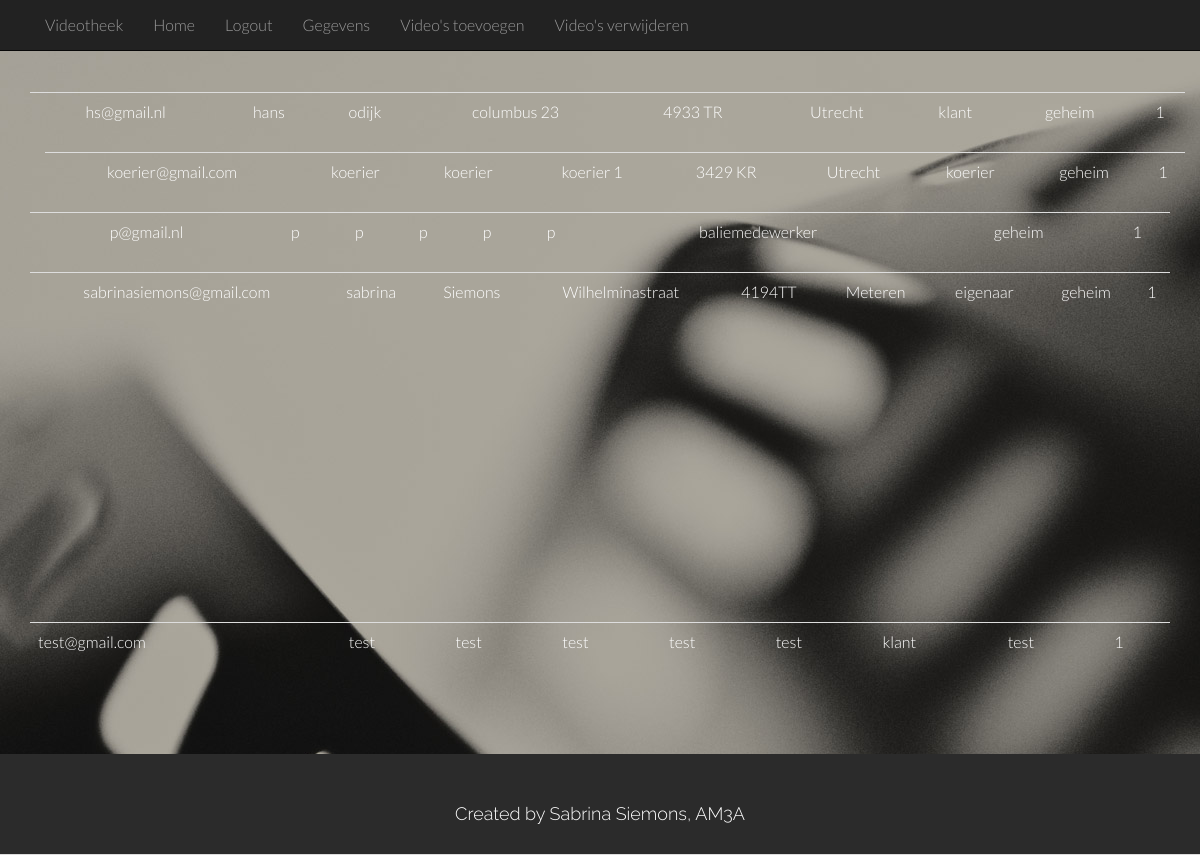
/Videotheek/index.php?content=eigenaarHomepage (signed in), run on the app's committed database.
### tables this page shows
CREATE TABLE IF NOT EXISTS `gebruiker` (
  `emailadres` varchar(45) NOT NULL,
  `naam` varchar(45) NOT NULL,
  `achternaam` varchar(45) NOT NULL,
  `adres` varchar(45) NOT NULL,
  `postcode` varchar(45) NOT NULL,
  `woonplaats` varchar(45) NOT NULL,
  `geactiveerd` tinyint(1) NOT NULL,
  `rol` varchar(45) NOT NULL,
  `wachtwoord` varchar(45) NOT NULL,
  PRIMARY KEY (`emailadres`),
  KEY `fk_gebruiker_rol_idx` (`rol`)
);

### Videotheek/classes/MySqlDatabaseClass.php (called while the page is built, shortened)
<?php
	class MySqlDatabaseClass
	{
		private $db_connection;
		public function __construct()
		{
			$this->db_connection = mysqli_connect(SERVERNAME, USERNAME, PASSWORD, DATABASENAME);
		}
		public function fire_query($query)
		{
			$result = mysqli_query($this->db_connection, $query);
			return $result;
		}
	}
	$database = new MySqlDatabaseClass();
?>

### Videotheek/classes/LoginClass.php (called while the page is built, shortened)
<?php
	require_once("MySqlDatabaseClass.php");
	require_once("MailingClass.php");
	class LoginClass
	{
		private $emailadres;
		private $wachtwoord;
		private $rol;
		private $geactiveerd;
        private $naam;
        private $achternaam;
        private $adres;
        private $postcode;
        private $woonplaats;
		public function getEmailadres() { return $this->emailadres;}
		public function getWachtwoord() { return $this->wachtwoord; }
		public function getRol() { return $this->rol; }
		public function getGeactiveerd() { return $this->geactiveerd;}
        public function getNaam() { return $this->naam; }
        public function getAchternaam() { return $this->achternaam; }
        public function getAdres() { return $this->adres; }
        public function getPostcode() { return $this->postcode; }
        public function getWoonplaats() { return $this->woonplaats; }
		public static function find_by_sql($query)
		{
			global $database;
			$result = $database->fire_query($query);
			$object_array = array();
			while ( $row  = mysqli_fetch_array($result))
			{
				$object = new LoginClass();
				$object->emailadres			= $row['emailadres'];
				$object->wachtwoord		= $row['wachtwoord'];
				$object->rol		= $row['rol'];
				$object->geactiveerd		= $row['geactiveerd'];
                $object->naam = $row['naam'];
                $object->achternaam = $row['achternaam'];
                $object->adres = $row['adres'];
                $object->postcode = $row['postcode'];
                $object->woonplaats = $row['woonplaats'];
                $object->emailadres = $row['emailadres'];
				$object_array[] = $object;
			}
			return $object_array;
		}
	}
?>

### Videotheek/eigenaarHomepage.php (the view, shortened to what this page needs)
<div id="headerwrap" id="home" name="home">
			<header class="clearfix">
           <?php
    require_once("./classes/LoginClass.php");
    $query = "SELECT gebruiker.emailadres, gebruiker.naam, gebruiker.achternaam, gebruiker.adres, gebruiker.postcode ,gebruiker.woonplaats, gebruiker.rol, gebruiker.wachtwoord, gebruiker.geactiveerd FROM gebruiker";
    $gebruikers = LoginClass::find_by_sql($query);
    echo "<div class='section'><div class='container'><div class='row'>";
    foreach ($gebruikers as $value){
         echo "<div class='form-group'>
          <table class='table table-hover'>
                       <td>".$value->getEmailadres()."</td>
                       <td>".$value->getNaam()."</td>
                       <td>".$value->getAchternaam()."</td>
                       <td>".$value->getAdres()."</td>
                       <td>".$value->getPostcode()."</td>
                       <td>".$value->getWoonplaats()."</td>
                       <td>".$value->getRol()."</td>
                       <td>".$value->getWachtwoord()."</td>
                       <td>".$value->getGeactiveerd()."</td>
         </table>
   </div>
  </div> ";
    }
?>

### Videotheek/index.php (shortened to what this page needs)
<!DOCTYPE html>
<html>
 <head>
    <link href="assets/css/bootstrap.css" rel="stylesheet">
    <link href="assets/css/main.css" rel="stylesheet">
    <link rel="stylesheet" href="assets/css/icomoon.css">
    <link href="assets/css/animate-custom.css" rel="stylesheet">
  </head>
  <body data-spy="scroll" data-offset="0" data-target="#navbar-main">
		<header class="clearfix">
			<?php echo $_SERVER['SERVER_ADDR'];
            include("header.php");?>
		</header>
		<div class="container">
			<?php include("redirect.php"); ?>
		<footer>
			<?php include("footer.php"); ?>
		</footer>
  </body>
</html>

### Videotheek/header.php (shortened to what this page needs)
  <head>
    <link href="assets/css/bootstrap.css" rel="stylesheet">
    <link href="assets/css/main.css" rel="stylesheet">
    <link rel="stylesheet" href="assets/css/icomoon.css">
    <link href="assets/css/animate-custom.css" rel="stylesheet">
  </head>
<body>
<div id="navbar-main">
    <div class="navbar navbar-inverse navbar-fixed-top">
      <div class="container">
        <div class="navbar-collapse collapse">
          <ul class="nav navbar-nav">
            <li><a>Videotheek</a></li>
              <li> <?php include("link.php"); ?></li>
            </ul>
        </div>
      </div>
    </div>
    </div>
    </body>

### Videotheek/link.php (shortened to what this page needs)
      <ul class="nav navbar-nav">
	<li><a href='index.php?content=algemeneHomepage'>Home</a></li>
<?php
	if (isset($_SESSION['rol']))
	{
		echo "<li><a href='index.php?content=logout'>Logout</a></li>";
		switch ($_SESSION['rol'])
		{
            	case "eigenaar":
				echo "<li><a href='index.php?content=eigenaarHomepage'>
                       Gegevens
                      </a>
                      </li>
                      <li>
                      <a href='index.php?content=toevoegen'>
                       Video's toevoegen
                      </a>
                      </li>
                      <li>
                          <a href='index.php?content=verwijderen'>
                       Video's verwijderen
                      </a>
                      </li>";
                break;
		}
	}
	else
	{
	echo "
		<li><a href='index.php?content=register_form'>Registreren</a></li>
		<li><a href='index.php?content=login_form'>Login</a></li>
        <li><a href='index.php?content=contact'>Contact</a></li>";
	}
?>
</ul>

### Videotheek/redirect.php
<?php
	if (isset($_GET["content"]))
	{
		include($_GET["content"].".php");
	}
	else
	{
		include("algemeneHomepage.php");
	}
?>

### Videotheek/footer.php (shortened to what this page needs)
<div id="footerwrap">
		<div class="container">
			<h4>Created by Sabrina Siemons, AM3A</h4>
		</div>
	</div>

### Videotheek/assets/css/main.css (style rules this page uses)
html, button, input, select, textarea { color: #222; }
body { font-size: 1em; line-height: 1.4; }
html, body { height: 100%; }
body { font-family: "Lato"; font-weight: 300; font-size: 16px; color: #fff; background: url(../img/film.jpg) no-repeat center top; -webkit-font-smoothing: antialiased; -webkit-overflow-scrolling: touch; }
.row { margin-right: 0px; margin-left: -15px; }
h1, h2, h3, h4, h5, h6 { font-family: "Raleway"; font-weight: 300; color: #fff; }
a { color: #3498db; word-wrap: break-word; -webkit-transition: color 0.1s ease-in, background 0.1s ease-in; -moz-transition: color 0.1s ease-in, background 0.1s ease-in; -ms-transition: color 0.1s ease-in, background 0.1s ease-in; -o-transition: color 0.1s ease-in, background 0.1s ease-in; transition: color 0.1s ease-in, background 0.1s ease-in; }
a:before, a:after { -webkit-transition: color 0.1s ease-in, background 0.1s ease-in; -moz-transition: color 0.1s ease-in, background 0.1s ease-in; -ms-transition: color 0.1s ease-in, background 0.1s ease-in; -o-transition: color 0.1s ease-in, background 0.1s ease-in; transition: color 0.1s ease-in, background 0.1s ease-in; }
#headerwrap { margin-top: -50px; padding-top:120px; text-align:center; background-attachment: relative; background-position: center center; min-height: 650px; -webkit-background-size: 100%; -moz-background-size: 100%; -o-background-size: 100%; background-size: 100%; -webkit-background-size: cover; -moz-background-size: cover; -o-background-size: cover; background-size: cover; }
#footerwrap { background: #2b2b2b; margin-top: 72px; padding-top: 40px; padding-bottom: 20px; border-bottom: 1px solid #ddd; text-align: center; }
#footerwrap h4 { color: white; }

### data on the page
gebruiker: emailadres "hs@gmail.nl", naam "hans", achternaam "odijk", adres "columbus 23", postcode "4933 TR", woonplaats "Utrecht", rol "klant", wachtwoord "geheim", geactiveerd "1"
gebruiker: emailadres "koerier@gmail.com", naam "koerier", achternaam "koerier", adres "koerier 1", postcode "3429 KR", woonplaats "Utrecht", rol "koerier", wachtwoord "geheim", geactiveerd "1"
gebruiker: emailadres "p@gmail.nl", naam "p", achternaam "p", adres "p", postcode "p", woonplaats "p", rol "baliemedewerker", wachtwoord "geheim", geactiveerd "1"
gebruiker: emailadres "sabrinasiemons@gmail.com", naam "sabrina", achternaam "Siemons", adres "Wilhelminastraat", postcode "4194TT", woonplaats "Meteren", rol "eigenaar", wachtwoord "geheim", geactiveerd "1"
gebruiker: emailadres "test@gmail.com", naam "test", achternaam "test", adres "test", postcode "test", woonplaats "test", rol "klant", wachtwoord "test", geactiveerd "1"

### other printed values
$_SERVER['SERVER_ADDR'] "127.0.0.1"
